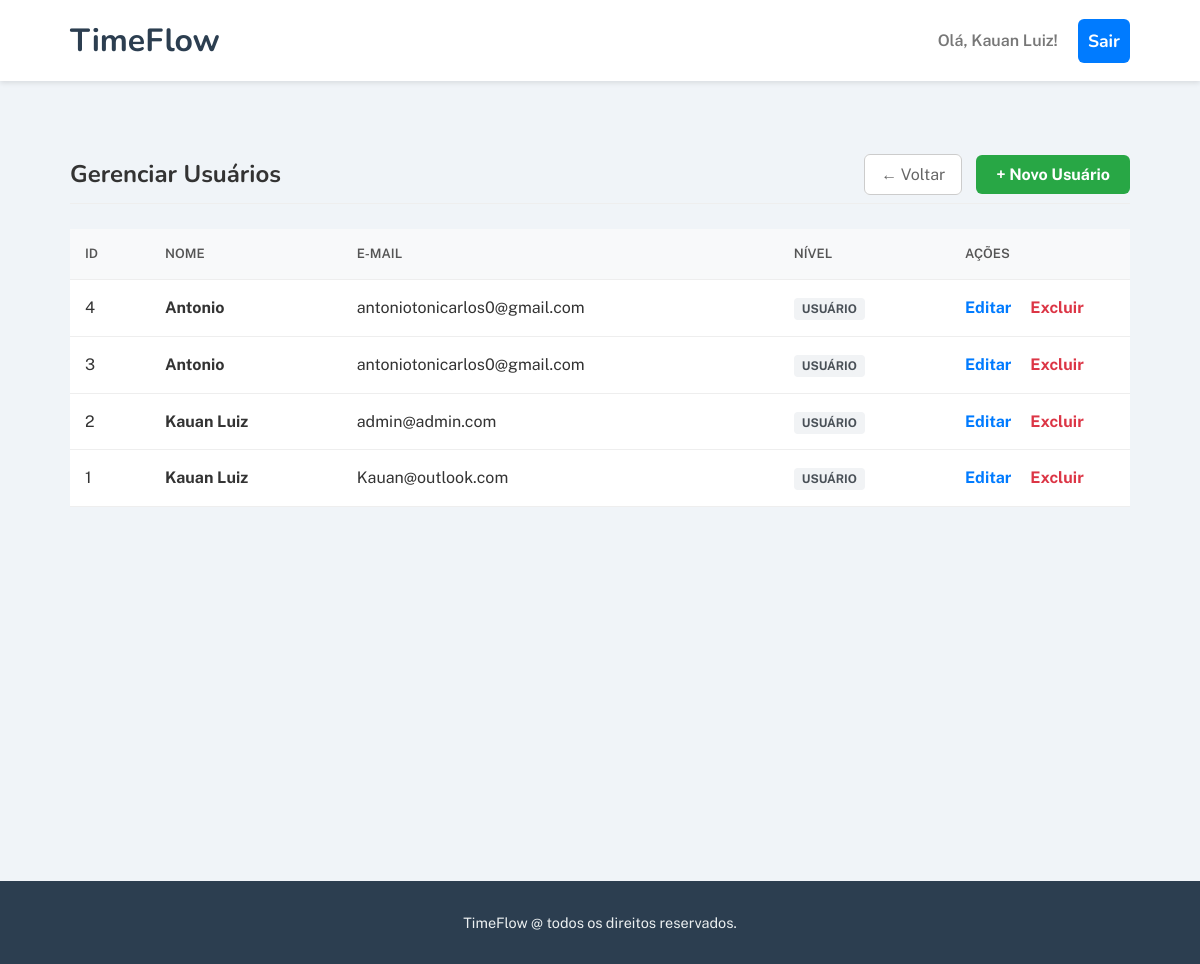
The page /public/usuarios (signed in) on the database its author committed.
### tables this page shows
CREATE TABLE `usuarios` (
  `id_usuario` bigint(20) UNSIGNED NOT NULL,
  `nome` varchar(255) NOT NULL,
  `cpf` varchar(14) DEFAULT NULL,
  `data_nascimento` date DEFAULT NULL,
  `celular` varchar(20) DEFAULT NULL,
  `rua` varchar(255) DEFAULT NULL,
  `numero` varchar(10) DEFAULT NULL,
  `complemento` varchar(50) DEFAULT NULL,
  `bairro` varchar(255) DEFAULT NULL,
  `cidade` varchar(255) DEFAULT NULL,
  `cep` varchar(10) DEFAULT NULL,
  `estado` char(2) DEFAULT NULL,
  `email` varchar(255) NOT NULL,
  `nivel_de_acesso` enum('Administrador','Funcionário','Cliente') NOT NULL,
  `senha` varchar(255) NOT NULL,
  `created_at` timestamp NOT NULL DEFAULT current_timestamp(),
  `updated_at` timestamp NOT NULL DEFAULT current_timestamp() ON UPDATE current_timestamp(),
  `deleted_at` timestamp NULL DEFAULT NULL
);

### app/controllers/UsuarioController.php (called while the page is built, shortened)
<?php
class UsuarioController {
    public function listar() {
        $usuarios = Usuario::buscarTodos();
        render("usuarios/lista_usuarios.php", [
            'title' => 'Gerenciar Usuários',
            'usuarios' => $usuarios
        ]);
    }
}

### app/Models/Usuario.php (called while the page is built, shortened)
<?php
class Usuario {
    public static function buscarTodos() {
        $pdo = Database::conectar();
        $sql = "SELECT * FROM usuarios ORDER BY id_usuario DESC";
        return $pdo->query($sql)->fetchAll(PDO::FETCH_ASSOC);
    }
}

### app/Views/Usuarios/lista_usuarios.php (the view, shortened to what this page needs)
<div class="header" style="display: flex; justify-content: space-between; align-items: center; margin-bottom: 25px; border-bottom: 1px solid #eee; padding-bottom: 15px;">
    <h1 style="margin: 0; color: #333; font-size: 24px;"><?php echo $title; ?></h1>
    <div>
        <a href="pagina-inicial" style="text-decoration: none; color: #666; border: 1px solid #ccc; padding: 10px 16px; border-radius: 6px; margin-right: 10px; background-color: #fff;">← Voltar</a>
        <a href="usuarios/inserir" style="background-color: #28a745; color: white; padding: 10px 20px; text-decoration: none; border-radius: 6px; font-weight: bold;">+ Novo Usuário</a>
    </div>
</div>
<?php if (!empty($usuarios)): ?>
    <table>
        <thead>
            <tr>
                <th width="50">ID</th>
                <th>Nome</th>
                <th>E-mail</th>
                <th>Nível</th>
                <th width="150">Ações</th>
            </tr>
        </thead>
        <tbody>
            <?php foreach ($usuarios as $user): ?>
                <?php $id = $user['id_usuario'] ?? $user['id']; ?>
                <tr>
                    <td><?php echo $id; ?></td>
                    <td><strong><?php echo htmlspecialchars($user['nome']); ?></strong></td>
                    <td><?php echo htmlspecialchars($user['email']); ?></td>
                    <td>
                        <?php if (($user['nivel_de_acesso'] ?? 'usuario') == 'admin'): ?>
                            <span class="tag-admin">ADMIN</span>
                        <?php else: ?>
                            <span class="tag-user">USUÁRIO</span>
                        <?php endif; ?>
                    </td>
                    <td>
                        <a href="usuarios/editar?id=<?php echo $id; ?>" class="btn-editar">Editar</a>
                        <a href="usuarios/excluir?id=<?php echo $id; ?>" class="btn-excluir" onclick="return confirm('Tem certeza?');">Excluir</a>
                    </td>
                </tr>
            <?php endforeach; ?>
        </tbody>
    </table>
<?php else: ?>
    <div style="text-align: center; padding: 40px; color: #777;">
        <h3>Nenhum usuário encontrado</h3>
    </div>
<?php endif; ?>

### public/index.php (shortened to what this page needs)
<?php
function render($view, $data = []) {
    extract($data);
    require __DIR__ . '/../app/Views/' . $view;
    $content = ob_get_clean();
    require __DIR__ . '/../app/Views/layouts/base.php';
}
$url = parse_url($_SERVER['REQUEST_URI'], PHP_URL_PATH);
$scriptName = $_SERVER['SCRIPT_NAME'];
$basePath = dirname($scriptName);
$url = substr($url, strlen($basePath));
$metodo = $_SERVER['REQUEST_METHOD'];
$usuarioCtrl = new UsuarioController();
$produtoCtrl = new ProdutoController();
if ($url == "/") {
    render_sem_template('home.php', ['title' => 'Bem-vindo ao TimeFlow']);
}
elseif ($url == "/pagina-inicial") {
    render_sem_template('pagina-inicial.php', ['title' => 'Painel do Sistema']);
}
elseif ($url == "/login" && $metodo == "GET") {
    render_sem_template('auth/login.php', ['title' => 'Entrar no Sistema']);
}
elseif ($url == "/login" && $metodo == "POST") {
    $usuarioCtrl->autenticar();
}
elseif ($url == "/logout") {
    $usuarioCtrl->logout();
}
elseif ($url == "/cadastro" && $metodo == "GET") {
    render_sem_template('auth/cadastro.php', ['title' => 'Criar Nova Conta']);
}
elseif ($url == "/cadastro" && $metodo == "POST") {
    $usuarioCtrl->salvar();
}
elseif ($url == "/usuarios") {
    $usuarioCtrl->listar();
}
elseif ($url == "/usuarios/inserir") {
    render('usuarios/form_usuarios.php', ['title' => 'Novo Usuário']);
}
elseif ($url == "/usuarios/editar") {
    $usuarioCtrl->editar();
}
elseif ($url == "/usuarios/atualizar" && $metodo == "POST") {
    $usuarioCtrl->atualizar();
}
elseif ($url == "/usuarios/excluir") {
    $usuarioCtrl->excluir();
}
elseif ($url == "/produtos") {
    $produtoCtrl->listar();
}
elseif ($url == "/produtos/inserir") {
    $produtoCtrl->inserir();
}
elseif ($url == "/produtos/salvar" && $metodo == "POST") {
    $produtoCtrl->salvar();
}
elseif ($url == "/produtos/editar") {
    $produtoCtrl->editar();
}
elseif ($url == "/produtos/atualizar" && $metodo == "POST") {
    $produtoCtrl->atualizar();
}
elseif ($url == "/produtos/excluir") {
    $produtoCtrl->excluir();
}
else {
    http_response_code(404);
    echo "<h1>404 - Página não encontrada</h1>";
    echo "A URL acessada ($url) não existe.";
}

### app/Views/layouts/base.php (shortened to what this page needs)
<!DOCTYPE html>
<html lang="pt-br">
<head>
    <link rel="stylesheet" href="/project/public/css/styles.css">
</head>
<body>
    <header class="menu-bg">
        <div class="menu container">
            <div class="menu-logo">
                <a href="/project/public/pagina-inicial">TimeFlow</a>
            </div>
            <nav class="menu-nav">
                <ul>
                    <li class="user-welcome">Olá, <?php echo htmlspecialchars($_SESSION['usuario_nome'] ?? 'Usuário'); ?>!</li>
                    <li><a href="/project/public/logout" class="btn-nav">Sair</a></li>
                </ul>
            </nav>
        </div>
    </header>
    <main class="dashboard-bg">
        <div class="container">
            <?php echo $content; ?>
        </div>
    </main>
    <footer class="footer">
        <p> TimeFlow @ todos os direitos reservados. </p>
    </footer>
</body>
</html>

### public/css/styles.css (style rules this page uses)
body, h1, h2, p, ul, li, a { margin: 0; padding: 0; }
body { font-family: 'Public Sans', sans-serif; color: #333; background-color: #f9f9f9; line-height: 1.6; }
h1, h2 { font-family: 'Nunito', sans-serif; font-weight: 700; line-height: 1.1; }
ul { list-style: none; }
a { text-decoration: none; color: inherit; }
.container { max-width: 1100px; margin: 0 auto; padding: 0 20px; box-sizing: border-box; }
.menu-bg { background-color: #ffffff; padding: 15px 0; box-shadow: 0 2px 5px rgba(0,0,0,0.1); position: sticky; top: 0; z-index: 1000; }
.menu { display: flex; justify-content: space-between; align-items: center; }
.menu-logo a { font-family: 'Nunito', sans-serif; font-size: 2rem; font-weight: 700; color: #2c3e50; }
.menu-nav ul { display: flex; align-items: center; gap: 20px; }
.menu-nav a { font-family: 'Nunito', sans-serif; font-weight: 700; font-size: 1.1rem; color: #555; padding: 10px; transition: color 0.3s ease; }
.btn-nav { background-color: #007bff; color: white !important; padding: 10px 20px; border-radius: 6px; transition: background-color 0.3s ease; }
.user-welcome { font-size: 1rem; color: #777; font-weight: 600; }
.footer { background-color: #2c3e50; color: #ecf0f1; text-align: center; padding: 30px 0; font-size: 0.9rem; }
.dashboard-bg { background-color: #f0f4f8; min-height: 80vh; padding: 80px 0; }

### app/Views/Usuarios/lista_usuarios.php (style rules this page uses)
table { width: 100%; border-collapse: collapse; margin-top: 10px; background: white; }
th, td { text-align: left; padding: 15px; border-bottom: 1px solid #eee; }
th { background-color: #f8f9fa; color: #555; font-weight: 600; text-transform: uppercase; font-size: 13px; }
.tag-user { background-color: #f1f3f5; color: #495057; padding: 4px 8px; border-radius: 4px; font-size: 12px; font-weight: bold; }
.btn-editar { color: #007bff; text-decoration: none; font-weight: bold; margin-right: 15px; }
.btn-excluir { color: #dc3545; text-decoration: none; font-weight: bold; }

### rows shown on the page
usuarios: id_usuario "4", nome "Antonio", email "antoniotonicarlos0@gmail.com", nivel_de_acesso "USUÁRIO"
usuarios: id_usuario "3", nome "Antonio", email "antoniotonicarlos0@gmail.com", nivel_de_acesso "USUÁRIO"
usuarios: id_usuario "2", nome "Kauan Luiz", email "admin@admin.com", nivel_de_acesso "USUÁRIO"
usuarios: id_usuario "1", nome "Kauan Luiz", email "Kauan@outlook.com", nivel_de_acesso "USUÁRIO"

### other values the page prints
$_SESSION['usuario_nome'] "Kauan Luiz"
$title "Gerenciar Usuários"
